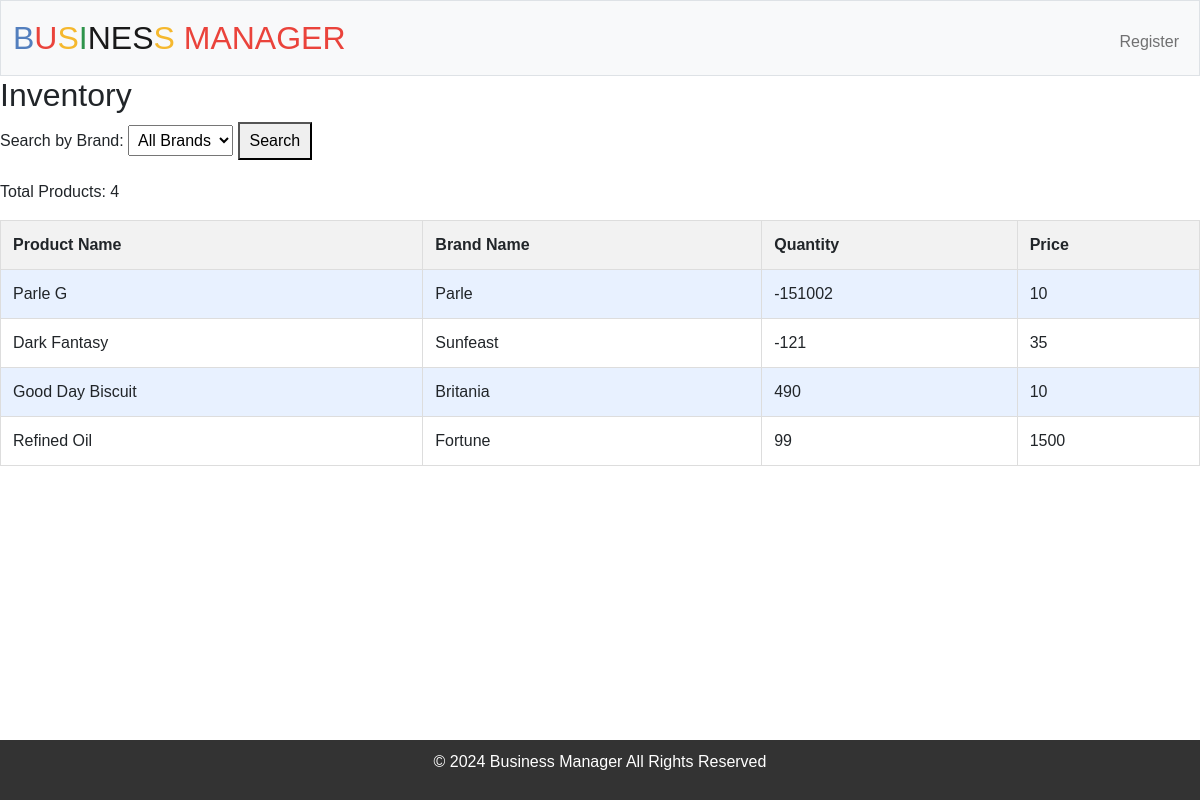
Page /inventory on the committed database.
### tables this page shows
CREATE TABLE inventory (id INTEGER NOT NULL, pd_name TEXT NOT NULL, brand TEXT NOT NULL, stock TEXT NOT NULL, price NUMERIC NOT NULL, FOREIGN KEY(id) REFERENCES users(id));

### app.py (the view)
@app.route('/inventory', methods=['GET', 'POST'])
def inventory():
    if request.method == 'POST':
        selected_brand = request.form.get('selected_brand')
        if selected_brand:
            conn = sqlite3.connect('manager.db')  # Replace 'your_database.db' with your actual database path
            c = conn.cursor()
            c.execute('SELECT pd_name, brand, stock, price FROM inventory WHERE brand=?', (selected_brand,))
            products = [{'pd_name': row[0], 'brand': row[1], 'stock': row[2], 'price': row[3]} for row in c.fetchall()]
            conn.close()
        else:
            products = get_all_products()
        return render_template('inventory.html', brands=get_brands(), products=products, selected_brand=selected_brand)
    else:
        return render_template('inventory.html', brands=get_brands(), products=get_all_products(), selected_brand='')

### app.py (called while the page is built)
@app.after_request
def after_request(response):
    response.headers["Cache-Control"] = "no-cache, no-store, must-revalidate"
    response.headers["Expires"] = 0
    response.headers["Pragma"] = "no-cache"
    return response

def get_brands():
    conn = sqlite3.connect('manager.db')  # Replace 'your_database.db' with your actual database path
    c = conn.cursor()
    c.execute('SELECT DISTINCT brand FROM inventory')
    brands = [row[0] for row in c.fetchall()]
    conn.close()
    return brands

def get_all_products():
    conn = sqlite3.connect('manager.db')  # Replace 'your_database.db' with your actual database path
    c = conn.cursor()
    c.execute('SELECT pd_name, brand, stock, price FROM inventory')
    products = [{'pd_name': row[0], 'brand': row[1], 'stock': row[2], 'price': row[3]} for row in c.fetchall()]
    conn.close()
    return products

### templates/inventory.html (shortened to what this page needs)
<!DOCTYPE html>
<html lang="en">
<head>
    <link href="https://cdn.jsdelivr.net/npm/bootstrap@5.1.3/dist/css/bootstrap.min.css" rel="stylesheet">
    <link href="/static/body.css" rel="stylesheet">
</head>
<body>
    <nav class="bg-light border navbar navbar-expand-md navbar-light">
        <div class="container-fluid">
            <a class="navbar-brand" href="/dashboard"><span class="blue">B</span><span class="red">U</span><span class="yellow">S</span><span class="green">I</span><span class="maron">N</span><span class="magenta">E</span><span class="maron">S</span><span class="yellow">S</span> <span class="red">MANAGER</span></a>
            <div class="collapse navbar-collapse" id="navbar">
                {% if session["user_id"] %}
                    <ul class="navbar-nav me-auto mt-2">
                        <li class="nav-item"><a class="nav-link" href="/dashboard">Home</a></li>
                        <li class="nav-item"><a class="nav-link" href="/history">History</a></li>
                    </ul>
                    <ul class="navbar-nav ms-auto mt-2">
                        <li class="nav-item"><a class="nav-link" href="/logout">Log Out</a></li>
                    </ul>
                {% else %}
                    <ul class="navbar-nav ms-auto mt-2">
                        <li class="nav-item"><a class="nav-link" href="/signup">Register</a></li>
                    </ul>
                {% endif %}
            </div>
        </div>
    </nav>
    <h2>Inventory</h2>
    <form action="/inventory" method="POST" class="search-form">
        <label for="selected_brand">Search by Brand:</label>
        <select id="selected_brand" name="selected_brand">
            <option value="">All Brands</option>
        </select>
        <button type="submit">Search</button>
    </form>
    <p>Total Products: {{ products|length }}</p>
    <table>
        <thead>
            <tr>
                <th>Product Name</th>
                <th>Brand Name</th>
                <th>Quantity</th>
                <th>Price</th>
            </tr>
        </thead>
        <tbody>
            {% for product in products %}
            <tr>
                <td>{{ product.pd_name }}</td>
                <td>{{ product.brand }}</td>
                <td>{{ product.stock }}</td>
                <td>{{ product.price }}</td>
            </tr>
            {% endfor %}
        </tbody>
    </table>
    <footer>
        <p>&copy; 2024 Business Manager All Rights Reserved</p>
    </footer>
</body>
</html>

### static/body.css (style rules this page uses)
nav .navbar-brand { font-size: xx-large; }
nav .navbar-brand .blue { color: #537fbe; }
nav .navbar-brand .red { color: #ea433b; }
nav .navbar-brand .yellow { color: #f5b82e; }
nav .navbar-brand .green { color: #2e944b; }
body { background-color: #fff; color: #212529; font-size: 1rem; font-weight: 400; line-height: 1.5; margin: 0; text-align: left; }
table { background-color: transparent; margin-bottom: 1rem; width: 100%; }
table th, table td { padding: 0.75rem; vertical-align: middle; }
tbody tr:nth-of-type(odd) { background-color: rgb(179, 208, 255, 0.3) }

### templates/inventory.html (style rules this page uses)
table { border-collapse: collapse; width: 100%; }
th, td { border: 1px solid #dddddd; text-align: left; padding: 8px; }
th { background-color: #f2f2f2; }
.search-form { margin-bottom: 20px; }
.search-form select { padding: 5px; font-size: 16px; }
.search-form button { padding: 5px 10px; font-size: 16px; cursor: pointer; }
body { font-family: Arial, sans-serif; margin: 0; padding: 0; }
footer { background-color: #333; color: #fff; text-align: center; padding: 10px 0; width: 100%; position: fixed; bottom: 0; }

### rows in the picture
inventory: pd_name "Parle G", brand "Parle", stock "-151002", price "10"
inventory: pd_name "Dark Fantasy", brand "Sunfeast", stock "-121", price "35"
inventory: pd_name "Good Day Biscuit", brand "Britania", stock "490", price "10"
inventory: pd_name "Refined Oil", brand "Fortune", stock "99", price "1500"

### other values in the picture
{{ products|length }} "4"
